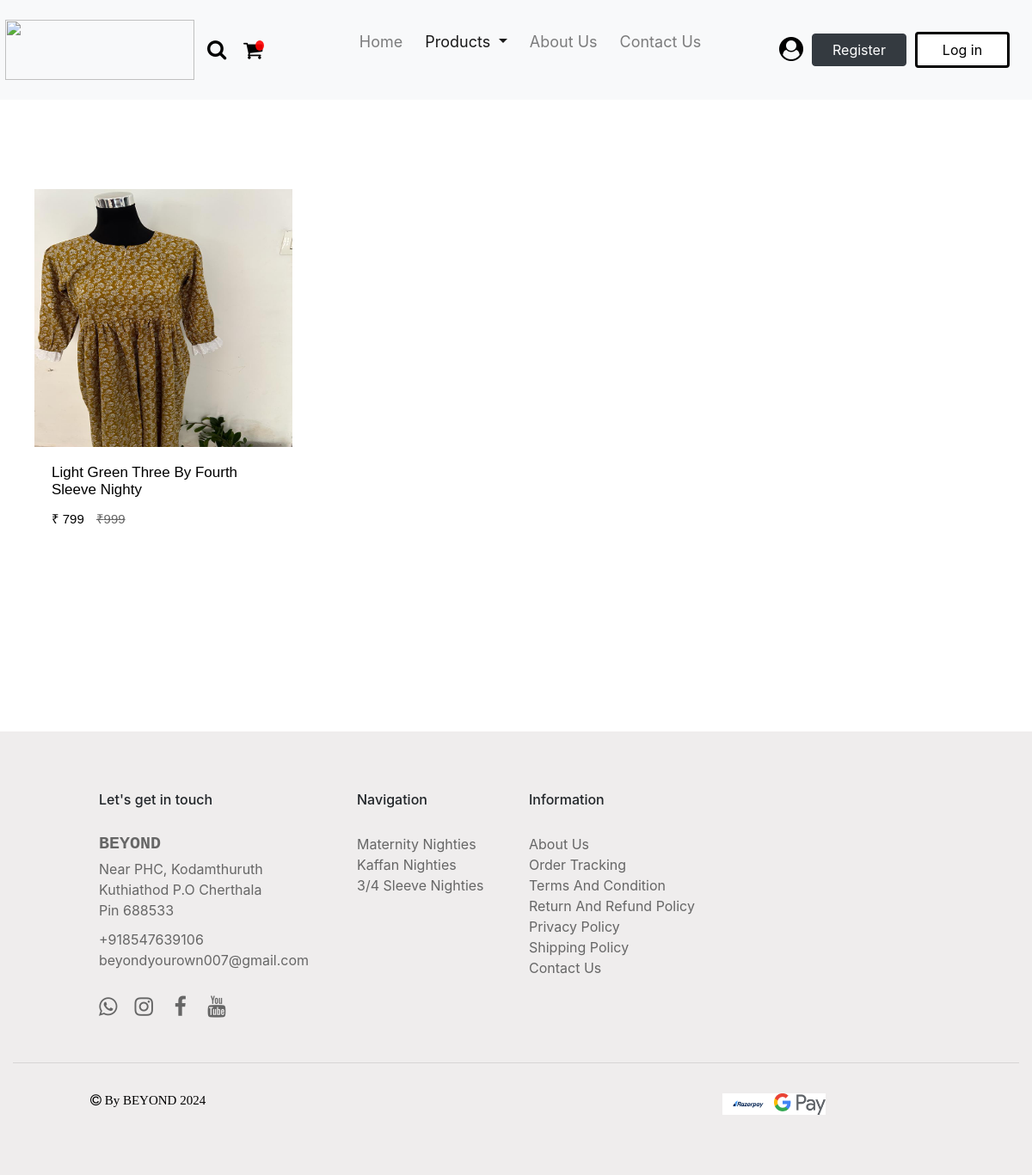
The app's page /product/threebyfourth_sleeve/, older data.
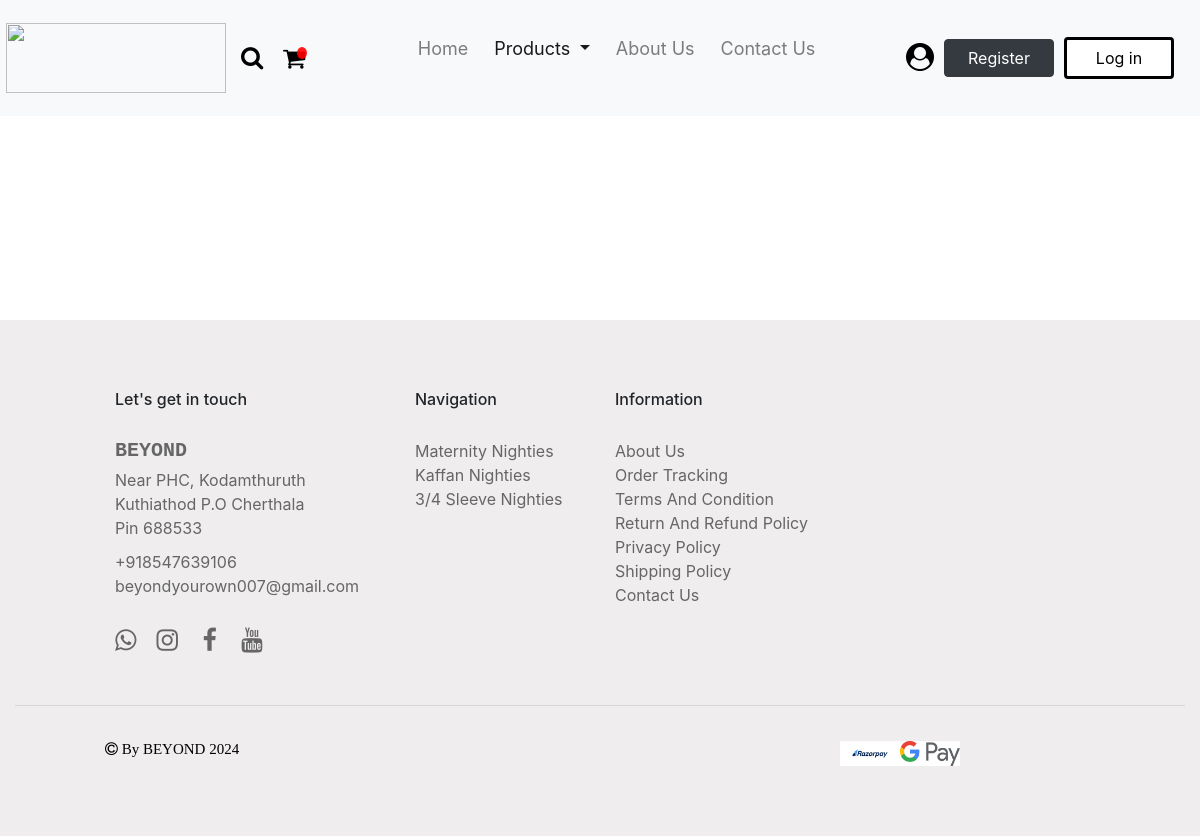
The same page, newer data.
### products/models.py (models this page shows, shortened)
class Product(BaseModel):
    product_name = models.CharField(max_length = 100)
    slug = models.SlugField(unique = True, null = True, blank = True)
    category = models.ForeignKey(Category, on_delete = models.CASCADE, related_name = "products")
    brand = models.CharField(max_length = 100, null = True)
    price = models.TextField(max_length = 10, null = True)
    dummy_price = models.TextField(max_length = 10, null = True)
    product_description = models.TextField(max_length = 500)
    color = models.CharField(max_length = 100, null = True)
    size_variant = models.ManyToManyField(SizeVariant, blank = True)

class ProductImage(BaseModel):
    product = models.ForeignKey(Product,  on_delete = models.CASCADE, related_name = "product_images")
    image = models.ImageField(upload_to="product")

### products/views.py (the view)
# urls.py: path('threebyfourth_sleeve/', threebyfourth_sleeve, name = 'threebyfourth_sleeve'),
def threebyfourth_sleeve(request):
    category_name = 'Three By Fourth Sleeve Nighties'
    category = Category.objects.get(category_name = category_name)
    products = Product.objects.filter(category = category)
    return render(request, 'product/threebyfourth_sleeve.html', {'category_name': category_name, 'products': products})

### templates/product/threebyfourth_sleeve.html (shortened to what the changed rows need)
{% load static %}
<!DOCTYPE html>
<html lang="en">
<head>
    <link href="https://use.fontawesome.com/releases/v5.0.1/css/all.css" rel="stylesheet">
    <link rel="stylesheet" href="https://cdn.jsdelivr.net/npm/bootstrap@4.6.2/dist/css/bootstrap.min.css">
    <link rel="stylesheet" href="https://cdnjs.cloudflare.com/ajax/libs/font-awesome/4.7.0/css/font-awesome.min.css">
</head>
<body>
    <div class="container-fluid" id="container">
        <div class="row">
            {% for k in products %}
            <div class="row row-cols-2 g-2">
                <div class="col">
                    <div class="card">
                        <div class="grid-image">
                            <a href="{% url 'get_products' k.slug %}"><img src="/media/{{k.product_images.first.image}}" class="card-img-top" alt="..."></a>
                        </div>
                        <div class="card-body">
                            <a href="{% url 'get_products' k.slug %}" class="link"><h5 class="card-title">{{k.product_name}}</h5></a>
                            <p class="card-price">₹ {{k.price}} <strike class="dummy-price">₹{{k.dummy_price}}</strike></p>
                        </div>
                    </div>
                </div>
            </div>
            {% endfor %}
        </div>
    </div>
</body>
</html>

Row changes from the older to the newer data that the page shows:
removed Product: product_images.first.image (picture), product_name "Light Green Three By Fourth Sleeve Nighty", price "799", dummy_price "999"
